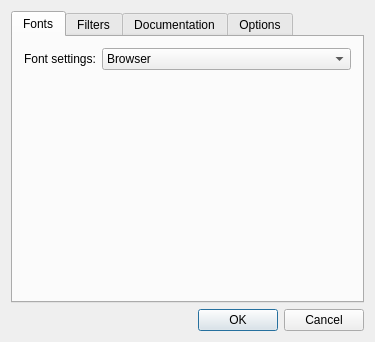
<?xml version="1.0" encoding="UTF-8"?>
<ui version="4.0">
 <class>PreferencesDialogClass</class>
 <widget class="QDialog" name="PreferencesDialogClass">
  <property name="geometry">
   <rect>
    <x>0</x>
    <y>0</y>
    <width>375</width>
    <height>342</height>
   </rect>
  </property>
  <property name="windowTitle">
   <string>Preferences</string>
  </property>
  <layout class="QVBoxLayout">
   <item>
    <widget class="QTabWidget" name="tabWidget">
     <property name="currentIndex">
      <number>0</number>
     </property>
     <widget class="QWidget" name="fontsTab">
      <attribute name="title">
       <string>Fonts</string>
      </attribute>
      <layout class="QGridLayout">
       <item row="0" column="0">
        <layout class="QHBoxLayout">
         <item>
          <widget class="QLabel" name="fontLabel">
           <property name="sizePolicy">
            <sizepolicy hsizetype="Maximum" vsizetype="Preferred">
             <horstretch>0</horstretch>
             <verstretch>0</verstretch>
            </sizepolicy>
           </property>
           <property name="text">
            <string>Font settings:</string>
           </property>
          </widget>
         </item>
         <item>
          <widget class="QComboBox" name="comboBox">
           <item>
            <property name="text">
             <string>Browser</string>
            </property>
           </item>
           <item>
            <property name="text">
             <string>Application</string>
            </property>
           </item>
          </widget>
         </item>
        </layout>
       </item>
       <item row="1" column="0">
        <widget class="QStackedWidget" name="stackedWidget_2">
         <property name="currentIndex">
          <number>0</number>
         </property>
         <widget class="QWidget" name="page_4"/>
        </widget>
       </item>
      </layout>
     </widget>
     <widget class="QWidget" name="filtersTab">
      <attribute name="title">
       <string>Filters</string>
      </attribute>
      <layout class="QGridLayout">
       <item row="0" column="0" colspan="2">
        <widget class="QLabel" name="label">
         <property name="text">
          <string>Filter:</string>
         </property>
        </widget>
       </item>
       <item row="0" column="2">
        <widget class="QLabel" name="label_2">
         <property name="frameShape">
          <enum>QFrame::NoFrame</enum>
         </property>
         <property name="text">
          <string>Attributes:</string>
         </property>
        </widget>
       </item>
       <item row="1" column="0" colspan="2">
        <widget class="QListWidget" name="filterWidget"/>
       </item>
       <item row="1" column="2" rowspan="2">
        <widget class="QTreeWidget" name="attributeWidget">
         <column>
          <property name="text">
           <string>1</string>
          </property>
         </column>
        </widget>
       </item>
       <item row="2" column="0">
        <widget class="QPushButton" name="filterAddButton">
         <property name="text">
          <string>Add</string>
         </property>
        </widget>
       </item>
       <item row="2" column="1">
        <widget class="QPushButton" name="filterRemoveButton">
         <property name="text">
          <string>Remove</string>
         </property>
        </widget>
       </item>
      </layout>
     </widget>
     <widget class="QWidget" name="docsTab">
      <attribute name="title">
       <string>Documentation</string>
      </attribute>
      <layout class="QVBoxLayout" name="verticalLayout_5">
       <item>
        <widget class="QLabel" name="label_3">
         <property name="text">
          <string>Registered Documentation:</string>
         </property>
        </widget>
       </item>
       <item>
        <layout class="QHBoxLayout" name="horizontalLayout_4">
         <item>
          <layout class="QVBoxLayout" name="verticalLayout_4">
           <item>
            <widget class="QLineEdit" name="registeredDocsFilterLineEdit">
             <property name="placeholderText">
              <string>&lt;Filter&gt;</string>
             </property>
             <property name="clearButtonEnabled">
              <bool>true</bool>
             </property>
            </widget>
           </item>
           <item>
            <widget class="QListView" name="registeredDocsListView">
             <property name="selectionMode">
              <enum>QAbstractItemView::ExtendedSelection</enum>
             </property>
            </widget>
           </item>
          </layout>
         </item>
         <item>
          <layout class="QVBoxLayout">
           <property name="spacing">
            <number>6</number>
           </property>
           <item>
            <widget class="QPushButton" name="docAddButton">
             <property name="text">
              <string>Add...</string>
             </property>
            </widget>
           </item>
           <item>
            <widget class="QPushButton" name="docRemoveButton">
             <property name="text">
              <string>Remove</string>
             </property>
            </widget>
           </item>
           <item>
            <spacer>
             <property name="orientation">
              <enum>Qt::Vertical</enum>
             </property>
             <property name="sizeHint" stdset="0">
              <size>
               <width>20</width>
               <height>40</height>
              </size>
             </property>
            </spacer>
           </item>
          </layout>
         </item>
        </layout>
       </item>
      </layout>
     </widget>
     <widget class="QWidget" name="optionsTab">
      <attribute name="title">
       <string>Options</string>
      </attribute>
      <layout class="QVBoxLayout" name="verticalLayout_3">
       <item>
        <widget class="QGroupBox" name="groupBox_2">
         <property name="title">
          <string/>
         </property>
         <layout class="QHBoxLayout" name="horizontalLayout_3">
          <item>
           <widget class="QLabel" name="label_5">
            <property name="sizePolicy">
             <sizepolicy hsizetype="Preferred" vsizetype="Fixed">
              <horstretch>0</horstretch>
              <verstretch>0</verstretch>
             </sizepolicy>
            </property>
            <property name="text">
             <string>On help start:</string>
            </property>
           </widget>
          </item>
          <item>
           <widget class="QComboBox" name="helpStartComboBox">
            <property name="sizePolicy">
             <sizepolicy hsizetype="Preferred" vsizetype="Fixed">
              <horstretch>0</horstretch>
              <verstretch>0</verstretch>
             </sizepolicy>
            </property>
            <item>
             <property name="text">
              <string>Show my home page</string>
             </property>
            </item>
            <item>
             <property name="text">
              <string>Show a blank page</string>
             </property>
            </item>
            <item>
             <property name="text">
              <string>Show my tabs from last session</string>
             </property>
            </item>
           </widget>
          </item>
          <item>
           <spacer name="horizontalSpacer_3">
            <property name="orientation">
             <enum>Qt::Horizontal</enum>
            </property>
            <property name="sizeHint" stdset="0">
             <size>
              <width>54</width>
              <height>20</height>
             </size>
            </property>
           </spacer>
          </item>
         </layout>
        </widget>
       </item>
       <item>
        <widget class="QGroupBox" name="groupBox">
         <property name="title">
          <string/>
         </property>
         <layout class="QVBoxLayout" name="verticalLayout">
          <item>
           <layout class="QHBoxLayout" name="horizontalLayout_2">
            <item>
             <widget class="QLabel" name="label_4">
              <property name="text">
               <string>Homepage</string>
              </property>
             </widget>
            </item>
            <item>
             <widget class="QLineEdit" name="homePageLineEdit"/>
            </item>
           </layout>
          </item>
          <item>
           <layout class="QHBoxLayout" name="horizontalLayout">
            <item>
             <spacer name="horizontalSpacer">
              <property name="orientation">
               <enum>Qt::Horizontal</enum>
              </property>
              <property name="sizeHint" stdset="0">
               <size>
                <width>40</width>
                <height>20</height>
               </size>
              </property>
             </spacer>
            </item>
            <item>
             <widget class="QPushButton" name="currentPageButton">
              <property name="text">
               <string>Current Page</string>
              </property>
             </widget>
            </item>
            <item>
             <widget class="QPushButton" name="blankPageButton">
              <property name="text">
               <string>Blank Page</string>
              </property>
             </widget>
            </item>
            <item>
             <widget class="QPushButton" name="defaultPageButton">
              <property name="text">
               <string>Restore to default</string>
              </property>
             </widget>
            </item>
           </layout>
          </item>
         </layout>
        </widget>
       </item>
       <item>
        <widget class="QGroupBox" name="groupBox_3">
         <property name="title">
          <string>Appearance</string>
         </property>
         <layout class="QVBoxLayout" name="verticalLayout_2">
          <item>
           <widget class="QCheckBox" name="showTabs">
            <property name="text">
             <string>Show tabs for each individual page</string>
            </property>
           </widget>
          </item>
         </layout>
        </widget>
       </item>
       <item>
        <spacer name="verticalSpacer_2">
         <property name="orientation">
          <enum>Qt::Vertical</enum>
         </property>
         <property name="sizeHint" stdset="0">
          <size>
           <width>20</width>
           <height>72</height>
          </size>
         </property>
        </spacer>
       </item>
      </layout>
     </widget>
    </widget>
   </item>
   <item>
    <layout class="QHBoxLayout">
     <property name="spacing">
      <number>6</number>
     </property>
     <item>
      <spacer>
       <property name="orientation">
        <enum>Qt::Horizontal</enum>
       </property>
       <property name="sizeHint" stdset="0">
        <size>
         <width>40</width>
         <height>20</height>
        </size>
       </property>
      </spacer>
     </item>
     <item>
      <widget class="QDialogButtonBox" name="buttonBox">
       <property name="orientation">
        <enum>Qt::Horizontal</enum>
       </property>
       <property name="standardButtons">
        <set>QDialogButtonBox::Cancel|QDialogButtonBox::Ok</set>
       </property>
      </widget>
     </item>
    </layout>
   </item>
  </layout>
 </widget>
 <layoutdefault spacing="6" margin="11"/>
 <resources/>
 <connections>
  <connection>
   <sender>comboBox</sender>
   <signal>currentIndexChanged(int)</signal>
   <receiver>stackedWidget_2</receiver>
   <slot>setCurrentIndex(int)</slot>
   <hints>
    <hint type="sourcelabel">
     <x>375</x>
     <y>32</y>
    </hint>
    <hint type="destinationlabel">
     <x>347</x>
     <y>125</y>
    </hint>
   </hints>
  </connection>
 </connections>
</ui>
